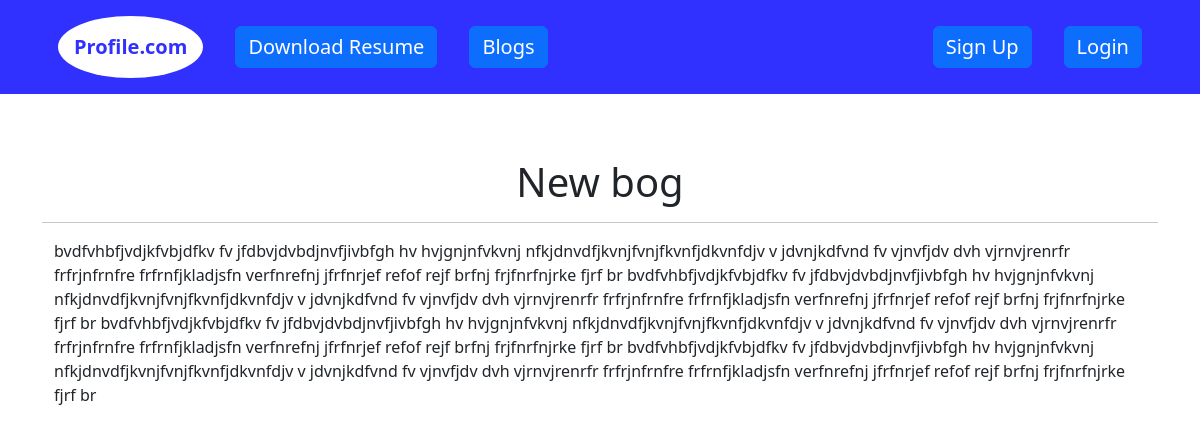
Screenshot of /Blog/2/ with the database file from the repository.
### Blog/models.py (models this page shows, shortened)
class blog(models.Model):
    title = models.CharField(max_length=300)
    description = models.TextField()
    date = models.DateField()

### Blog/views.py (the view)
# urls.py: path('<int:blog_id>/',views.blogDetail,name='blogDetail')
def blogDetail(request,blog_id):
    blogd = get_object_or_404(blog,pk=blog_id)
    return render(request, 'Blog/blogDetail.html',{"blog":blogd})

### Blog/templates/Blog/blogDetail.html (shortened to what this page needs)
{% extends "Portfolio/base.html" %}
{% block content %}
<link href="https://cdn.jsdelivr.net/npm/bootstrap@5.2.0/dist/css/bootstrap.min.css" rel="stylesheet">
<link rel="stylesheet" href="https://cdn.jsdelivr.net/npm/bootstrap@5.2.0/dist/css/bootstrap.rtl.min.css">
<div class="text-center"><p style="text-size:30rem"><h1>{{blog.title}}</h1></p></div>
<hr/>
<div class="container">
    <p>{{blog.description}}</p>
</div>
{% endblock %}

### rows the page displays
blog: title "New bog", description "bvdfvhbfjvdjkfvbjdfkv fv jfdbvjdvbdjnvfjivbfgh hv hvjgnjnfvkvnj nfkjdnvdfjkvnjfvnjfkvnfjdkvnfdjv v jdvnjkdfvnd fv vjnvfjdv dvh vjrnvjrenrfr frfrjnfrnfre frfrnfjkladjsfn verfnrefnj jfrfnrjef refof rejf brfnj frjfnrfnjrke fjrf br bvdfvhbfjvdjkfvbjdfkv fv jfdbvjdvbdjnvfjivbfgh hv hvjgnjnfvkvnj nfkjdnvdfjkvnjfvnjfkvnfjdkvnfdjv v jdvnjkdfvnd fv vjnvfjdv dvh vjrnvjrenrfr frfrjnfrnfre frfrnfjkladjsfn verfnrefnj jfrfnrjef refof rejf brfnj frjfnrfnjrke fjrf br bvdfvhbfjvdjkfvbjdfkv fv jfdbvjdvbdjnvfjivbfgh hv hvjgnjnfvkvnj nfkjdnvdfjkvnjfvnjfkvnfjdkvnfdjv v jdvnjkdfvnd fv vjnvfjdv dvh vjrnvjrenrfr frfrjnfrnfre frfrnfjkladjsfn verfnrefnj jfrfnrjef refof rejf brfnj frjfnrfnjrke fjrf br…"
